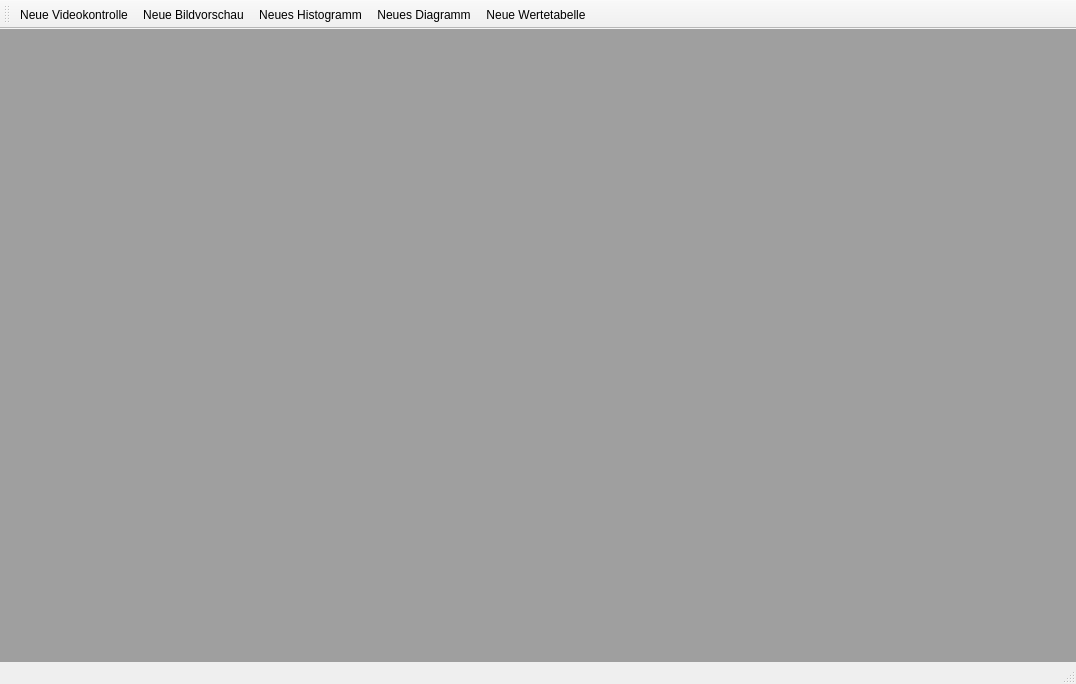
<?xml version="1.0" encoding="UTF-8"?>
<ui version="4.0">
 <class>InspectorWindow</class>
 <widget class="QMainWindow" name="InspectorWindow">
  <property name="geometry">
   <rect>
    <x>0</x>
    <y>0</y>
    <width>1076</width>
    <height>684</height>
   </rect>
  </property>
  <property name="windowTitle">
   <string>MainWindow</string>
  </property>
  <widget class="QWidget" name="centralwidget">
   <layout class="QGridLayout" name="gridLayout">
    <property name="leftMargin">
     <number>0</number>
    </property>
    <property name="topMargin">
     <number>0</number>
    </property>
    <property name="rightMargin">
     <number>0</number>
    </property>
    <property name="bottomMargin">
     <number>0</number>
    </property>
    <item row="0" column="0">
     <widget class="QMdiArea" name="mdiArea"/>
    </item>
   </layout>
  </widget>
  <widget class="QMenuBar" name="menubar">
   <property name="geometry">
    <rect>
     <x>0</x>
     <y>0</y>
     <width>1076</width>
     <height>18</height>
    </rect>
   </property>
  </widget>
  <widget class="QStatusBar" name="statusbar"/>
  <widget class="QToolBar" name="toolBar">
   <property name="windowTitle">
    <string>toolBar</string>
   </property>
   <attribute name="toolBarArea">
    <enum>TopToolBarArea</enum>
   </attribute>
   <attribute name="toolBarBreak">
    <bool>false</bool>
   </attribute>
   <addaction name="actionNewVideoControlsViewer"/>
   <addaction name="actionNewFrameViewer"/>
   <addaction name="actionNewHistogramViewer"/>
   <addaction name="actionNewDiagramViewer"/>
   <addaction name="actionNewValueTableViewer"/>
  </widget>
  <action name="actionNewFrameViewer">
   <property name="text">
    <string>Neue Bildvorschau</string>
   </property>
  </action>
  <action name="actionNewHistogramViewer">
   <property name="text">
    <string>Neues Histogramm</string>
   </property>
  </action>
  <action name="actionNewDiagramViewer">
   <property name="text">
    <string>Neues Diagramm</string>
   </property>
  </action>
  <action name="actionNewVideoControlsViewer">
   <property name="text">
    <string>Neue Videokontrolle</string>
   </property>
  </action>
  <action name="actionNewValueTableViewer">
   <property name="text">
    <string>Neue Wertetabelle</string>
   </property>
  </action>
 </widget>
 <resources/>
 <connections/>
</ui>
